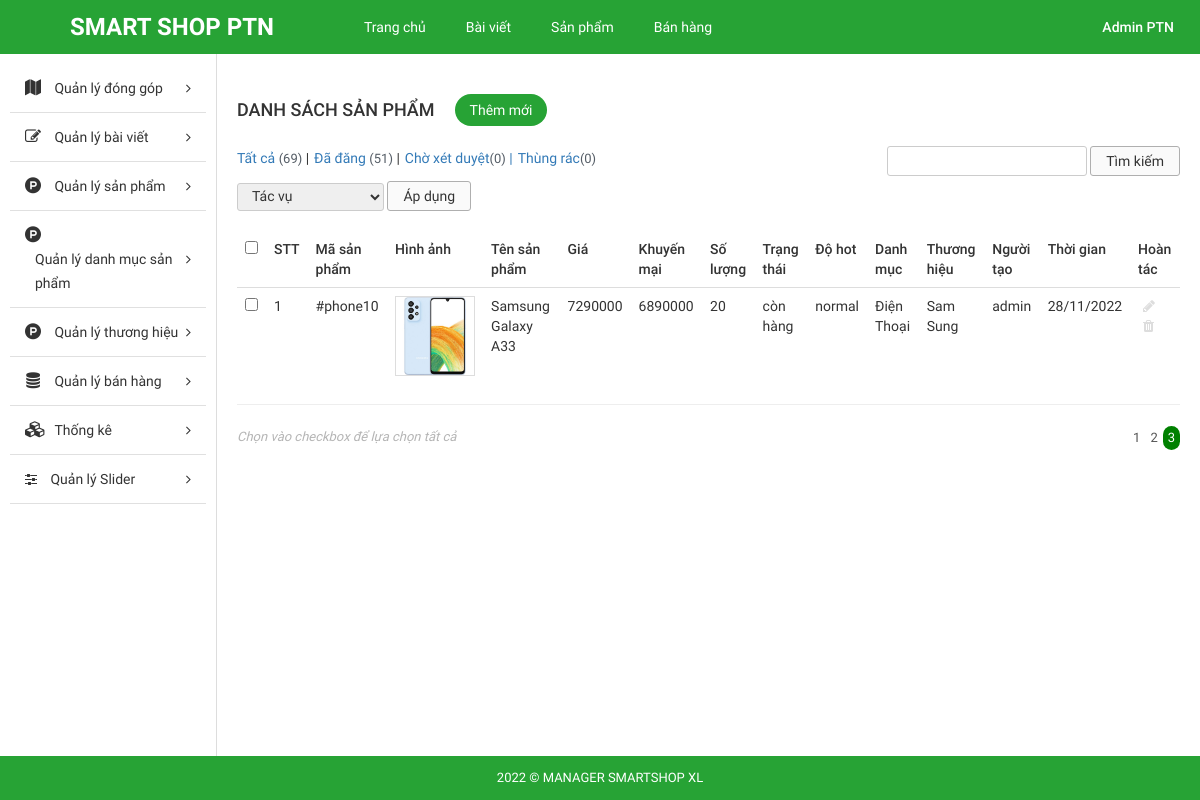
Page /Source_code/admin/index.php?modules=products&controllers=index&action=list&page=3 (signed in) on the earlier database version.
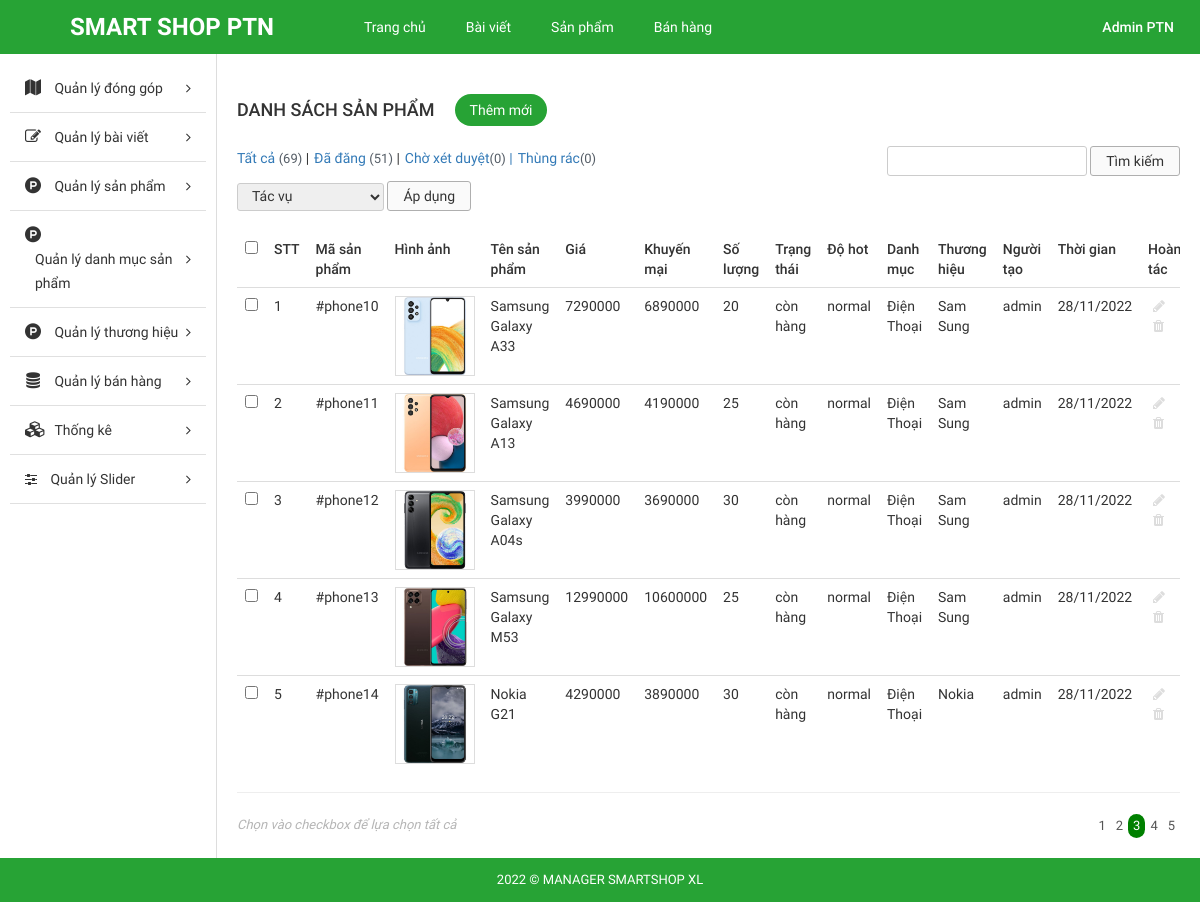
Same page on the later database version.
### tables this page shows
CREATE TABLE `tbl_product` (
  `id` int(11) NOT NULL,
  `id_category` int(11) NOT NULL,
  `id_brand` int(11) NOT NULL,
  `name` varchar(255) NOT NULL,
  `code` varchar(255) NOT NULL,
  `price` float NOT NULL,
  `promotional_price` float NOT NULL,
  `quantity` int(11) NOT NULL,
  `status` enum('còn hàng','hết hàng','hàng sắp về') NOT NULL,
  `description` text NOT NULL,
  `screen` varchar(255) NOT NULL,
  `ram` varchar(255) NOT NULL,
  `cpu` varchar(255) NOT NULL,
  `memory` varchar(255) NOT NULL,
  `operating_system` varchar(255) NOT NULL,
  `front_camera` varchar(255) NOT NULL,
  `rear_camera` varchar(255) NOT NULL,
  `user` varchar(255) NOT NULL,
  `create_date` varchar(255) NOT NULL,
  `image` varchar(255) NOT NULL,
  `level` enum('hot','normal','discount') NOT NULL
);

### Source_code/admin/libraries/database.php (called while the page is built, shortened)
<?php
function db_query($query_string) {
    global $conn;
    $result = mysqli_query($conn, $query_string);
    return $result;
}
function db_fetch_array($query_string) {
    $result = array();
    $mysqli_result = db_query($query_string);
    while ($row = mysqli_fetch_assoc($mysqli_result)) {
        $result[] = $row;
    }
    return $result;
}

### Source_code/admin/modules/products/models/indexModel.php (called while the page is built, shortened)
<?php
function getAllProduct(){
	return db_fetch_array("SELECT * FROM `tbl_product`");
}
function get_category_by_id($id){
	$data = db_fetch_array("SELECT * FROM `tbl_category` WHERE `id` = '$id'");
	return $data[0]['name'];
}
function get_brand_by_id($id){
	$data = db_fetch_array("SELECT * FROM `tbl_brand` WHERE `id` = '$id'");
	return $data[0]['name'];
}

### Source_code/admin/modules/products/controllers/indexController.php (called while the page is built, shortened)
<?php
function listAction() {
	$data_tmp = getAllProduct();
	for ($i=0; $i <count($data_tmp) ; $i++) {
		$data_tmp[$i]['category'] = get_category_by_id($data_tmp[$i]['id_category']);
		$data_tmp[$i]['brand']  = get_brand_by_id($data_tmp[$i]['id_brand']) ;
	};
	if(!empty($_GET['page'])){
		$page = $_GET['page'];
	}else{
		$page =1;
	}
	$numProduct = count($data_tmp);
	$productOnPage = 5;
	$num = ceil($numProduct/$productOnPage);
	$start = ($page - 1) * $productOnPage;
	$res =[];
	for ($i=$start; $i < $start+$productOnPage; $i++) {
		if(isset($data_tmp[$i]))
        $res[] = $data_tmp[$i];
	};
	$data = [$res, $num, $page];
	load_view('list',$data);
}

### Source_code/admin/core/router.php (called while the page is built, shortened)
<?php
$action_name = get_action().'Action';
call_function(array('construct', $action_name));

### Source_code/admin/core/appload.php (called while the page is built, shortened)
<?php
require CONFIGPATH . DIRECTORY_SEPARATOR . 'database.php';
require LIBPATH . DIRECTORY_SEPARATOR . 'database.php';
require COREPATH . DIRECTORY_SEPARATOR . 'base.php';
require COREPATH . DIRECTORY_SEPARATOR . 'router.php';

### Source_code/admin/index.php (called while the page is built, shortened)
<?php
require COREPATH.DIRECTORY_SEPARATOR.'appload.php';

### Source_code/admin/modules/products/views/listView.php (the view, shortened to what the rows shown need)
<div id="main-content-wp" class="list-product-page">
    <div class="wrap clearfix">
        <div id="content" class="fl-right">
            <div class="section" id="title-page">
                <div class="clearfix">
                    <h3 id="index" class="fl-left">Danh sách sản phẩm</h3>
                    <a href="?modules=products&controllers=index&action=add" title="" id="add-new" class="fl-left">Thêm mới</a>
                </div>
            </div>
            <div class="section" id="detail-page">
                <div class="section-detail">
                    <div class="filter-wp clearfix">
                        <ul class="post-status fl-left">
                            <li class="all"><a href="">Tất cả <span class="count">(69)</span></a> |</li>
                            <li class="publish"><a href="">Đã đăng <span class="count">(51)</span></a> |</li>
                            <li class="pending"><a href="">Chờ xét duyệt<span class="count">(0)</span> |</a></li>
                            <li class="pending"><a href="">Thùng rác<span class="count">(0)</span></a></li>
                        </ul>
                        <form method="GET" class="form-s fl-right">
                            <input type="text" name="s" id="s">
                            <input type="submit" name="sm_s" value="Tìm kiếm">
                        </form>
                    </div>
                    <div class="actions">
                        <form method="GET" action="" class="form-actions">
                            <select name="actions">
                                <option value="0">Tác vụ</option>
                            </select>
                            <input type="submit" name="sm_action" value="Áp dụng">
                        </form>
                    </div>
                    <div class="table-responsive">
                        <table class="table list-table-wp">
                            <thead>
                                <tr>
                                    <td><input type="checkbox" name="checkAll" id="checkAll"></td>
                                    <td><span class="thead-text">STT</span></td>
                                    <td><span class="thead-text">Mã sản phẩm</span></td>
                                    <td><span class="thead-text">Hình ảnh</span></td>
                                    <td><span class="thead-text">Tên sản phẩm</span></td>
                                    <td><span class="thead-text">Giá</span></td>
                                    <td><span class="thead-text">Khuyến mại</span></td>
                                    <td><span class="thead-text">Số lượng</span></td>
                                    <td><span class="thead-text">Trạng thái</span></td>
                                    <td><span class="thead-text">Độ hot</span></td>
                                    <td><span class="thead-text">Danh mục</span></td>
                                    <td><span class="thead-text">Thương hiệu</span></td>
                                    <td><span class="thead-text">Người tạo</span></td>
                                    <td><span class="thead-text">Thời gian</span></td>
                                    <td><span class="thead-text">Hoàn tác</span></td>
                                </tr>
                            </thead>
                            <tbody>
                                <?php  $i=0; if(!empty($data['0'])) foreach ($data['0'] as $value) { $i++;?>
                                <tr>
                                    <td><input type="checkbox" name="checkItem" class="checkItem"></td>
                                    <td><span class="tbody-text"><?php echo $i; ?></span></td>
                                    <td><span class="tbody-text"><?php echo $value['code']; ?></span></td>
                                    <td>
                                        <div class="tbody-thumb">
                                            <img src="<?php echo $value['image']; ?>" alt="">
                                        </div>
                                    </td>
                                    <td><span class="tbody-text"><?php echo $value['name']; ?></span></td>
                                    <td><span class="tbody-text"><?php echo $value['price']; ?></span></td>
                                    <td><span class="tbody-text"><?php echo $value['promotional_price']; ?></span></td>
                                    <td><span class="tbody-text"><?php echo $value['quantity']; ?></span></td>
                                    <td><span class="tbody-text"><?php echo $value['status']; ?></span></td>
                                    <td><span class="tbody-text"><?php echo $value['level']; ?></span></td>
                                    <td><span class="tbody-text"><?php echo $value['category']; ?></span></td>
                                    <td><span class="tbody-text"><?php echo $value['brand']; ?></span></td>
                                    <td><span class="tbody-text"><?php echo $value['user']; ?></span></td>
                                    <td><span class="tbody-text"><?php echo $value['create_date']; ?></span></td>
                                    <td>
                                        <ul class="list-operation ">
                                            <li><a href="?modules=products&controllers=index&action=edit&id=<?php echo $value['id'] ;?>" title="Sửa" class="edit"><i class="fa fa-pencil" aria-hidden="true"></i></a></li>
                                            <li><a onclick="return Del('<?php echo $value['name'];?>')" href="?modules=products&controllers=index&action=delete&id=<?php echo $value['id'] ;?>" title="Xóa" class="delete"><i class="fa fa-trash" aria-hidden="true"></i></a></li>
                                        </ul>
                                    </td>
                                </tr>
                                <?php }; ?>
                            </tbody>
                        </table>
                        <hr>
                    </div>
                </div>
            </div>
            <div class="section" id="paging-wp">
                <div class="section-detail clearfix">
                    <p id="desc" class="fl-left">Chọn vào checkbox để lựa chọn tất cả</p>
                    <ul id="list-paging" class="fl-right">
                        <?php for ($i=1; $i <= $data['1'] ; $i++) { ?>
                        <li>
                            <a <?php if($i == $data['2']) echo 'style="background-color: green; color:white; border-radius:300px;"';  ?>  href="?modules=products&controllers=index&action=list&page=<?php echo $i; ?>" title=""><?php echo $i; ?></a>
                        </li>
                        <?php }; ?>
                    </ul>
                </div>
            </div>
        </div>
    </div>
</div>

### Source_code/admin/core/base.php (shortened to what the rows shown need)
<?php
function get_module() {
    global $config;
    $module = isset($_GET['modules']) ? $_GET['modules'] : $config['default_module'];
    return $module;
}
function call_function($list_function = array()) {
    if (is_array($list_function)) {
        foreach ($list_function as $f) {
            if (function_exists($f())) {
                $f();
            }
        }
    }
}
function load_view($name, $data_send = array()) {
    $data = $data_send;
    $path = MODULESPATH . DIRECTORY_SEPARATOR . get_module() . DIRECTORY_SEPARATOR . 'views' . DIRECTORY_SEPARATOR . $name . 'View.php';
    if (file_exists($path)) {
        require $path;
    } else {
        echo "Không tìm thấy {$path}";
    }
}
function get_header($name = '') {
    global $data;
    if (empty($name)) {
        $name = 'header';
    } else {
        $name = "header-{$name}";
    }
    $path = LAYOUTPATH . DIRECTORY_SEPARATOR . $name . '.php';
    if (file_exists($path)) {
        if (is_array($data)) {
            foreach ($data as $key => $a) {
                $$key = $a;
            }
        }
        require $path;
    } else {
        echo "Không tìm thấy {$path}";
    }
}
function get_footer($name = '') {
    global $data;
    if (empty($name)) {
        $name = 'footer';
    } else {
        $name = "footer-{$name}";
    }
    $path = LAYOUTPATH . DIRECTORY_SEPARATOR . $name . '.php';
    if (file_exists($path)) {
        if (is_array($data)) {
            foreach ($data as $key => $a) {
                $$key = $a;
            }
        }
        require $path;
    } else {
        echo "Không tìm thấy {$path}";
    }
}
function get_sidebar($name = '') {
    global $data;
    if (empty($name)) {
        $name = 'sidebar';
    } else {
        $name = "sidebar-{$name}";
    }
    $path = LAYOUTPATH . DIRECTORY_SEPARATOR . $name . '.php';
    if (file_exists($path)) {
        if (is_array($data)) {
            foreach ($data as $key => $a) {
                $$key = $a;
            }
        }
        require $path;
    } else {
        echo "Không tìm thấy {$path}";
    }
}
?>

Differences in the rows shown:
added tbl_product: code "#phone11", image (picture), name "Samsung Galaxy A13", price "4690000", promotional_price "4190000", quantity "25", status "còn hàng", level "normal", category "Điện Thoại", brand "Sam Sung", user "admin", create_date "28/11/2022"
added tbl_product: code "#phone12", image (picture), name "Samsung Galaxy A04s", price "3990000", promotional_price "3690000", quantity "30", status "còn hàng", level "normal", category "Điện Thoại", brand "Sam Sung", user "admin", create_date "28/11/2022"
added tbl_product: code "#phone13", image (picture), name "Samsung Galaxy M53", price "12990000", promotional_price "10600000", quantity "25", status "còn hàng", level "normal", category "Điện Thoại", brand "Sam Sung", user "admin", create_date "28/11/2022"
added tbl_product: code "#phone14", image (picture), name "Nokia G21", price "4290000", promotional_price "3890000", quantity "30", status "còn hàng", level "normal", category "Điện Thoại", brand "Nokia", user "admin", create_date "28/11/2022"
Other differences:
new list line: "4 5"
